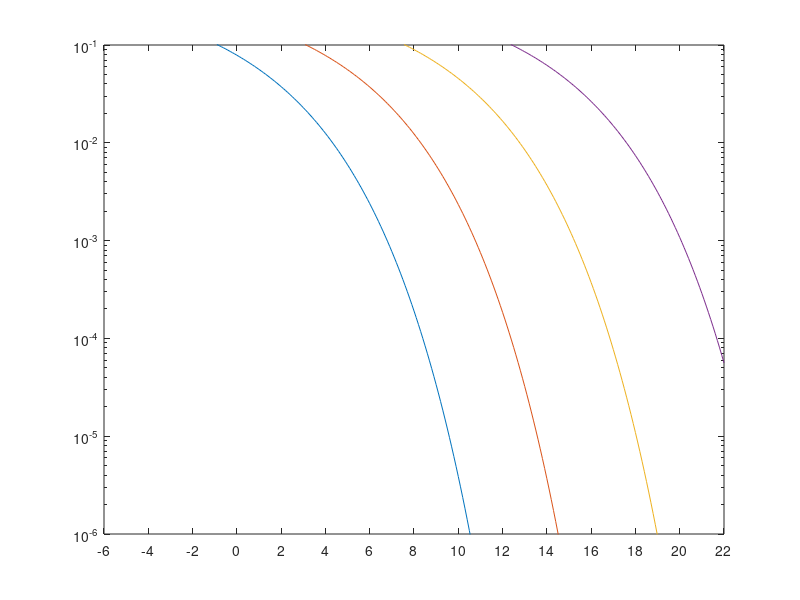

The MATLAB script that drew this image:
snr=(-6:0.1:22);
x=10.^(snr./10);
for m=[2,4,8,16] 
s=(6.*log2(m)./(m.^2-1)).*x;
Q=1/2.*erfc(((s).^0.5)./2^0.5);
semilogy(snr,Q);
hold on;
set(gca,'YLim',[10^-6 0.1],'XLim',[-6 22],'XTick',-6:2:22)
end